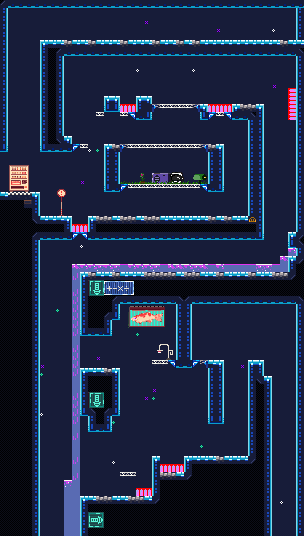

Below is a game level as drawn by its tile map, then a one-line description and the .tmx that defines it (tile-layer data replaced by summaries):
An orthogonal 38x67 tile map with 8x8 px tiles, 9 tile layers (Sky, IntGrid_layer_values, IntGrid_layer, IntGrid_values, ...), 3 tilesets.

<map version="1.4" tiledversion="1.4.2" orientation="orthogonal" renderorder="right-down" compressionlevel="0" width="38" height="67" tilewidth="8" tileheight="8" infinite="0" backgroundcolor="#171C39" nextlayerid="10" nextobjectid="1"><tileset firstgid="1" name="Cavernas_by_Adam_Saltsman3" tilewidth="8" tileheight="8" tilecount="384" columns="12" objectalignment="topleft" margin="0" spacing="0"><image source="../../atlas/Cavernas_by_Adam_Saltsman.png" width="96" height="256" /></tileset><tileset firstgid="385" name="IntGrid" tilewidth="8" tileheight="8" tilecount="1" columns="1" objectalignment="topleft"><image source="IntGrid.intgrid.png" width="8" height="8" /></tileset><tileset firstgid="386" name="IntGrid_layer" tilewidth="8" tileheight="8" tilecount="4" columns="4" objectalignment="topleft"><image source="IntGrid_layer.intgrid.png" width="32" height="8" /></tileset><layer id="1" name="Sky" width="38" height="67" opacity="1"><data>[2546 cells, 24 non-empty, 3 distinct tile ids]</data></layer><layer id="2" name="IntGrid_layer_values" width="38" height="67" opacity="1"><data>[2546 cells, 1116 non-empty, 2 distinct tile ids]</data></layer><layer id="3" name="IntGrid_layer" width="38" height="67" opacity="1"><data>[2546 cells, 1116 non-empty, 18 distinct tile ids]</data></layer><layer id="4" name="IntGrid_values" width="38" height="67" opacity="1"><data>[2546 cells, 16 non-empty, 1 distinct tile ids]</data></layer><layer id="5" name="IntGrid" width="38" height="67" opacity="1"><data>[2546 cells, 16 non-empty, 2 distinct tile ids]</data></layer><layer id="6" name="Tiles_1" width="38" height="67" opacity="1"><data>[2546 cells, 92 non-empty, 82 distinct tile ids]</data></layer><layer id="7" name="Tiles_2" width="38" height="67" opacity="1"><data>[2546 cells, 10 non-empty, 9 distinct tile ids]</data></layer><layer id="8" name="Tiles_3" width="38" height="67" opacity="1"><data>[2546 cells, 2 non-empty, 2 distinct tile ids]</data></layer><layer id="9" name="Tiles_4" width="38" height="67" opacity="1"><data>[2546 cells, 2 non-empty, 2 distinct tile ids]</data></layer></map>
